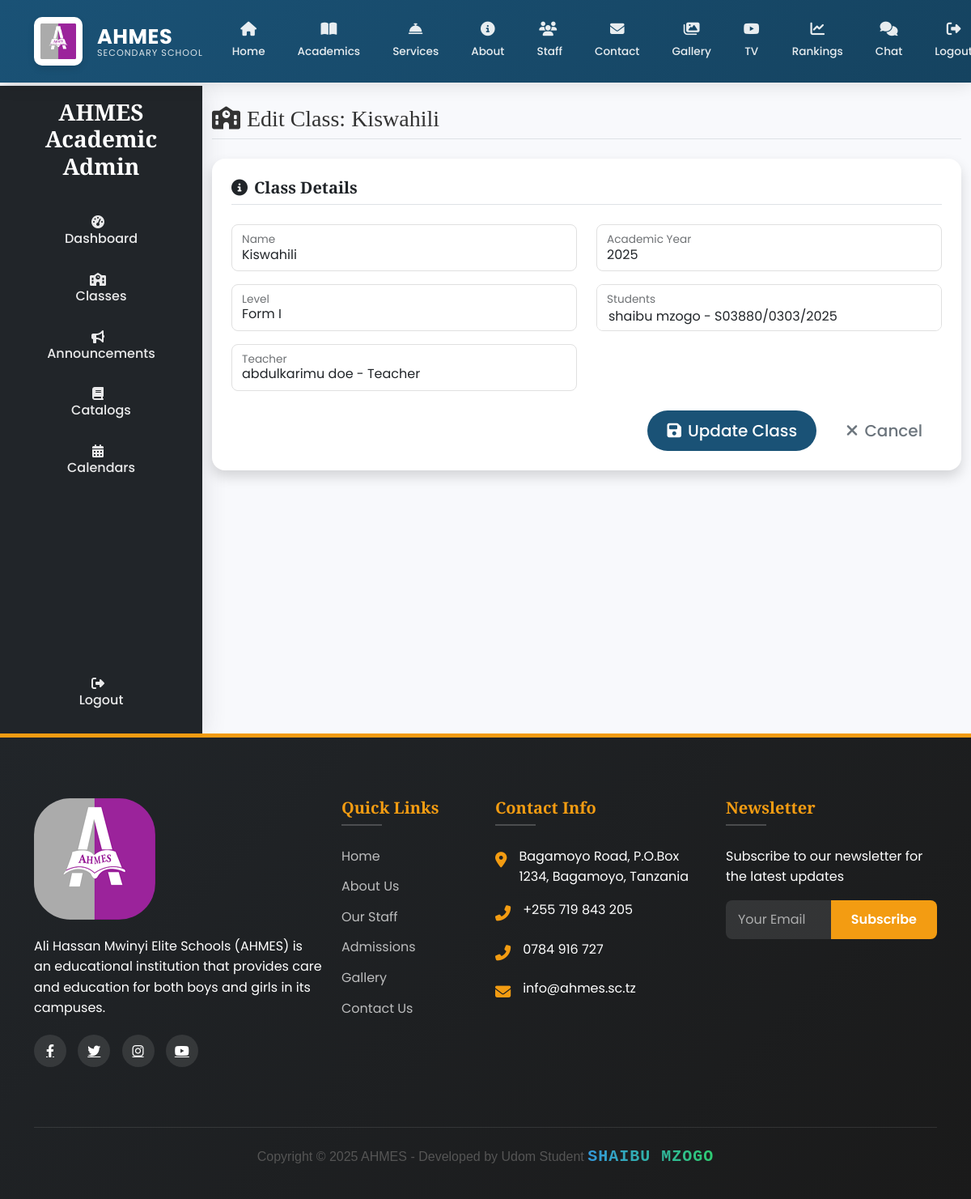
Before: /ad/classes/edit/4/ (signed in) with the older database file.
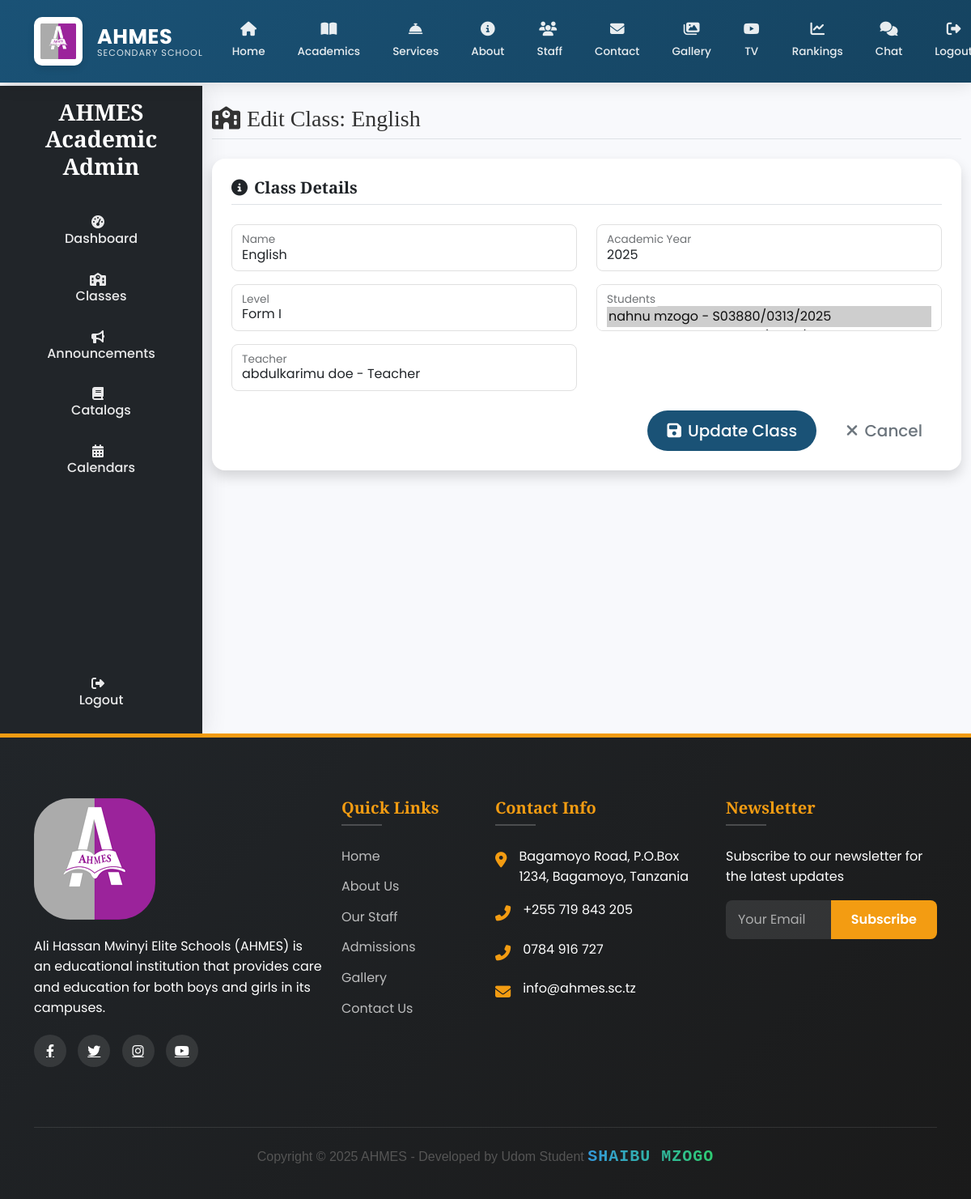
After: the same page with the newer database file.
### main/models.py (models this page shows, shortened)
class SchoolClass(models.Model):
    name = models.CharField(max_length=100)
    level = models.ForeignKey(Level, on_delete=models.CASCADE)
    teacher = models.ForeignKey(StaffMember, on_delete=models.CASCADE)
    students = models.ManyToManyField(Student)
    academic_year = models.CharField(max_length=20)
    created_at = models.DateTimeField(auto_now_add=True)
    updated_at = models.DateTimeField(auto_now=True)

### main/views.py (the view)
# urls.py: path('ad/classes/edit/<int:pk>/', views.edit_class, name='edit_class'),
@login_required
@user_passes_test(is_academic_admin)
def edit_class(request, pk):
    class_obj = get_object_or_404(SchoolClass, pk=pk)
    if request.method == 'POST':
        form = SchoolClassForm(request.POST, instance=class_obj)
        if form.is_valid():
            form.save()
            messages.success(request, 'Class updated successfully!')
            return redirect('manage_classes')
    else:
        form = SchoolClassForm(instance=class_obj)
    return render(request, 'main/edit_class.html', {'form': form, 'class': class_obj})

### main/context_processors.py (called while the page is built)
def admin_counts(request):
    if request.user.is_authenticated and request.user.is_admin:
        return {
            'pending_comments': Comment.objects.filter(is_approved=False).count(),
            'gallery_count': Gallery.objects.count(),
        }
    return {}

def unread_messages_count(request):
    if request.user.is_authenticated:
        count = Message.objects.filter(
            conversation__participants=request.user,
            is_read=False
        ).exclude(
            sender=request.user
        ).count()
        print(f"DEBUG: Unread messages count for {request.user}: {count}")  # Debug output
        return {'unread_messages_count': count}
    return {}

### main/models.py (called while the page is built)
    def __str__(self):
        return self.username

    def __str__(self):
        return self.name

    def __str__(self):
        return f"{self.first_name} {self.last_name} - {self.admission_number}"

    def __str__(self):
        return f"{self.first_name} {self.last_name} - {self.position}"

### main/views.py (called while the page is built)
def is_academic_admin(user):
    return user.is_authenticated and (
        user.is_admin or
        (hasattr(user, 'staff_profile') and user.staff_profile.position == 'Administrator')
    )

### main/templates/main/edit_class.html (shortened to what this page needs)
{% extends 'main/base.html' %}
{% load static %}
{% load widget_tweaks %}
{% block content %}
<div class="wrapper">
  {% include 'main/sidebar2.html' %}
  <div class="main-content">
    <div class="container-fluid py-4">
      <div class="d-sm-flex align-items-center justify-content-between mb-4 border-bottom pb-2">
        <h1 class="h3 mb-0 text-gray-800">
          <i class="fas fa-school me-2"></i>Edit Class: {{ class.name }}
        </h1>
      </div>
      <div class="card shadow rounded-4">
        <div class="card-body p-4">
          <form method="post" enctype="multipart/form-data" class="needs-validation" novalidate>
            <h5 class="mb-4 border-bottom pb-2">
              <i class="fas fa-info-circle me-2"></i>Class Details
            </h5>
            <div class="row g-4">
              <div class="col-md-6">
                <div class="form-floating">
                  {{ form.name|add_class:"form-control" }}
                  <label>Name</label>
                </div>
                <div class="form-floating mt-3">
                  {{ form.level|add_class:"form-control" }}
                  <label>Level</label>
                </div>
                <div class="form-floating mt-3">
                  {{ form.teacher|add_class:"form-control" }}
                  <label>Teacher</label>
                </div>
              </div>
              <div class="col-md-6">
                <div class="form-floating">
                  {{ form.academic_year|add_class:"form-control" }}
                  <label>Academic Year</label>
                </div>
                <div class="form-floating mt-3">
                  {{ form.students|add_class:"form-control" }}
                  <label>Students</label>
                </div>
              </div>
            </div>
            <div class="text-end mt-4">
              <button type="submit" class="btn btn-primary btn-lg rounded-pill px-4">
                <i class="fas fa-save me-2"></i>Update Class
              </button>
              <a href="{% url 'manage_classes' %}" class="btn btn-outline-secondary btn-lg rounded-pill px-4 ms-2">
                <i class="fas fa-times me-2"></i>Cancel
              </a>
            </div>
          </form>
        </div>
      </div>
    </div>
  </div>
</div>
{% endblock %}

Changed rows visible on the page:
changed SchoolClass "Form I": name "Kiswahili" → "English"
Other visible differences:
form field students: "shaibu mzogo - S03880/0303/2025" → "nahnu mzogo - S03880/0313/2025 ☑"
